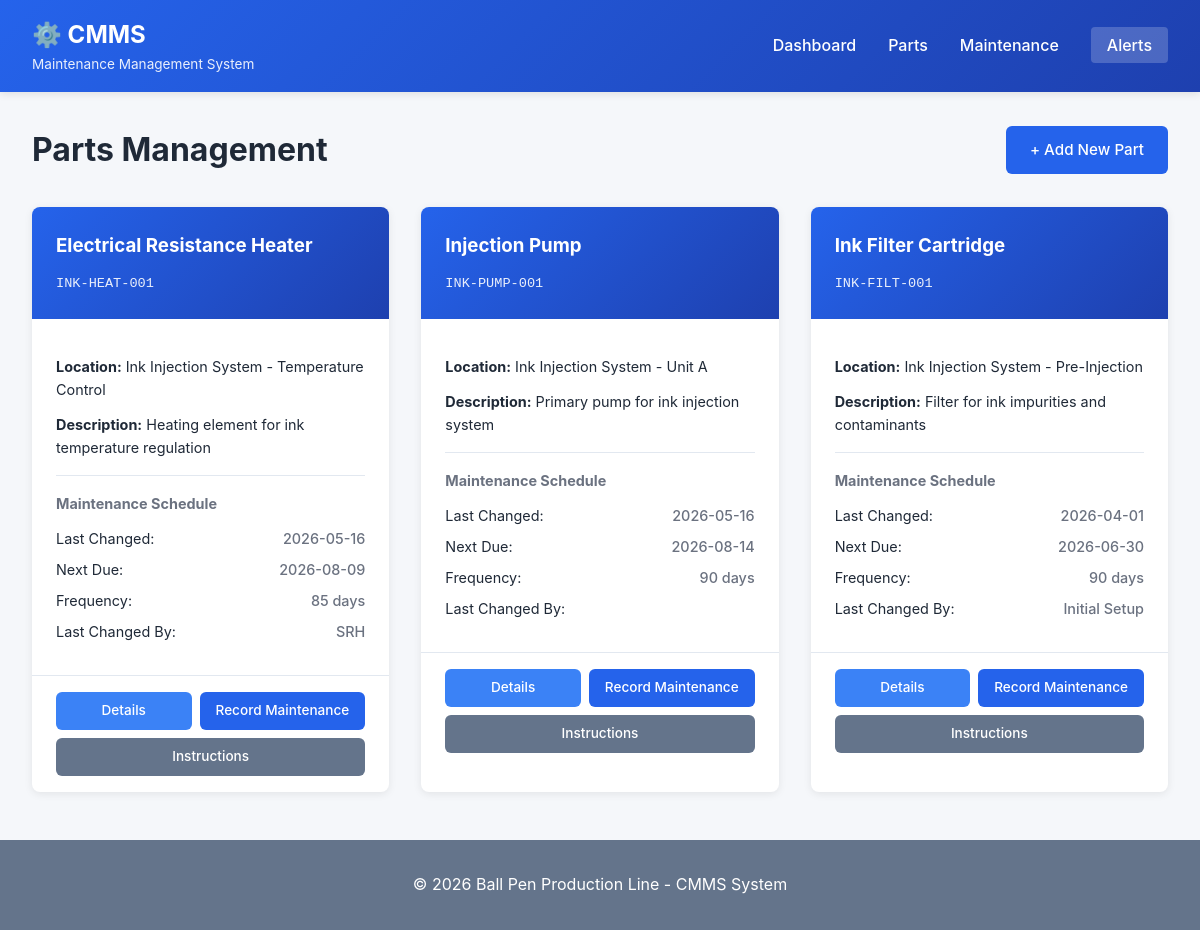
The page /parts on the database as committed earlier.
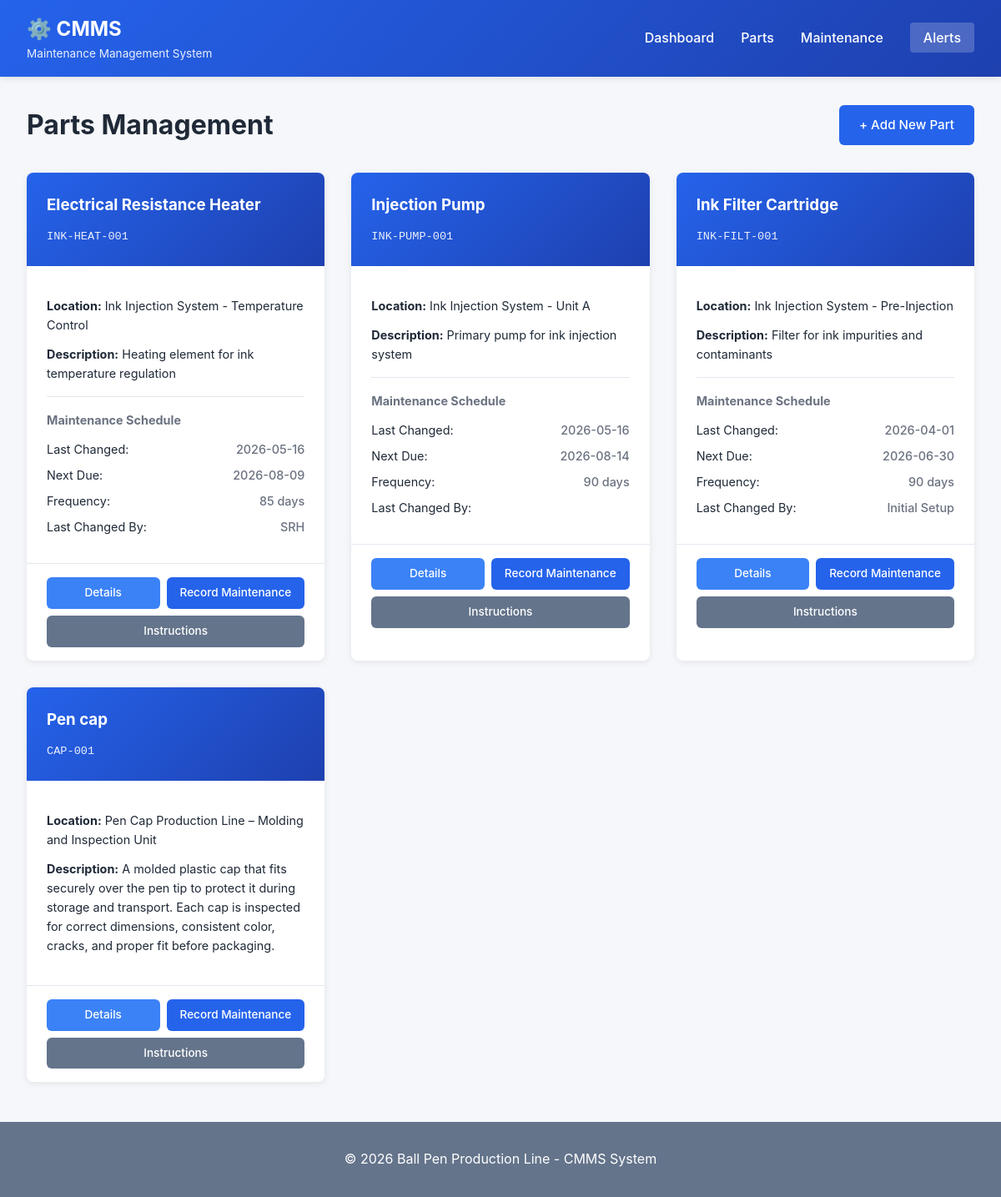
The same page on the database as committed later.
### tables this page shows
CREATE TABLE parts (
                id INTEGER PRIMARY KEY AUTOINCREMENT,
                name TEXT NOT NULL UNIQUE,
                description TEXT,
                location TEXT,
                part_number TEXT,
                created_at TIMESTAMP DEFAULT CURRENT_TIMESTAMP
            );

### cmms_app.py (the view)
@app.route('/parts')
def parts():
    db = get_db()
    parts_list = db.get_all_parts()
    parts_with_records = []
    for part in parts_list:
        record = db.get_maintenance_record(part['id'])
        parts_with_records.append({
            'part': part,
            'record': record
        })
    return render_template('parts.html', parts=parts_with_records)

### cmms_app.py (called while the page is built)
def get_db():
    db = getattr(g, '_database', None)
    if db is None:
        db = g._database = CMmsDatabase()
    return db

### cmms_database.py (called while the page is built)
    def init_db(self):
        self.conn = sqlite3.connect(self.db_path)
        self.conn.row_factory = sqlite3.Row
        self.cursor = self.conn.cursor()
        self.create_tables()

    def close(self):
        if self.conn:
            self.conn.close()

    def get_all_parts(self):
        self.cursor.execute('SELECT * FROM parts ORDER BY name')
        return self.cursor.fetchall()

    def get_maintenance_record(self, part_id):
        self.cursor.execute('''
            SELECT * FROM maintenance_records
            WHERE part_id = ?
            ORDER BY id DESC
            LIMIT 1
        ''', (part_id,))
        return self.cursor.fetchone()

### templates/parts.html (shortened to what this page needs)
{% extends "base.html" %}
{% block content %}
<div class="page-header">
    <h2>Parts Management</h2>
    <a href="{{ url_for('add_part') }}" class="btn btn-primary">+ Add New Part</a>
</div>
<div class="parts-grid">
    {% for item in parts %}
    <div class="part-card">
        <div class="part-header">
            <h3>{{ item.part.name }}</h3>
            <span class="part-number">{{ item.part.part_number }}</span>
        </div>
        <div class="part-body">
            <div class="part-info">
                <p><strong>Location:</strong> {{ item.part.location }}</p>
                <p><strong>Description:</strong> {{ item.part.description }}</p>
            </div>
            {% if item.record %}
            <div class="maintenance-info">
                <h4>Maintenance Schedule</h4>
                <p>
                    <span class="label">Last Changed:</span>
                    <span class="value">{{ item.record.last_changed[:10] if item.record.last_changed else 'Not recorded' }}</span>
                </p>
                <p>
                    <span class="label">Next Due:</span>
                    <span class="value">{{ item.record.next_scheduled_change[:10] if item.record.next_scheduled_change else 'Not scheduled' }}</span>
                </p>
                <p>
                    <span class="label">Frequency:</span>
                    <span class="value">{{ item.record.change_frequency_days }} days</span>
                </p>
                <p>
                    <span class="label">Last Changed By:</span>
                    <span class="value">{{ item.record.performed_by }}</span>
                </p>
            </div>
            {% endif %}
        </div>
        <div class="part-actions">
            <a href="{{ url_for('view_part', part_id=item.part.id) }}" class="btn btn-sm btn-info">Details</a>
            <a href="{{ url_for('record_maintenance', part_id=item.part.id) }}" class="btn btn-sm btn-primary">Record Maintenance</a>
            <a href="{{ url_for('view_instructions', part_id=item.part.id) }}" class="btn btn-sm btn-secondary">Instructions</a>
        </div>
    </div>
    {% endfor %}
</div>
{% endblock %}

Rows that differ between the two databases and show on the page:
added parts: part.name "Pen cap", part.part_number "CAP-001", part.location "Pen Cap Production Line – Molding and Inspection Unit", part.description "A molded plastic cap that fits securely over the pen tip to protect it during storage and transport. Each cap is inspected for correct dimensions, consistent color, cracks, and proper fit before packaging."
Other text that changed with them:
new list line: "Location: Description: Details Record Maintenance Instructions"
